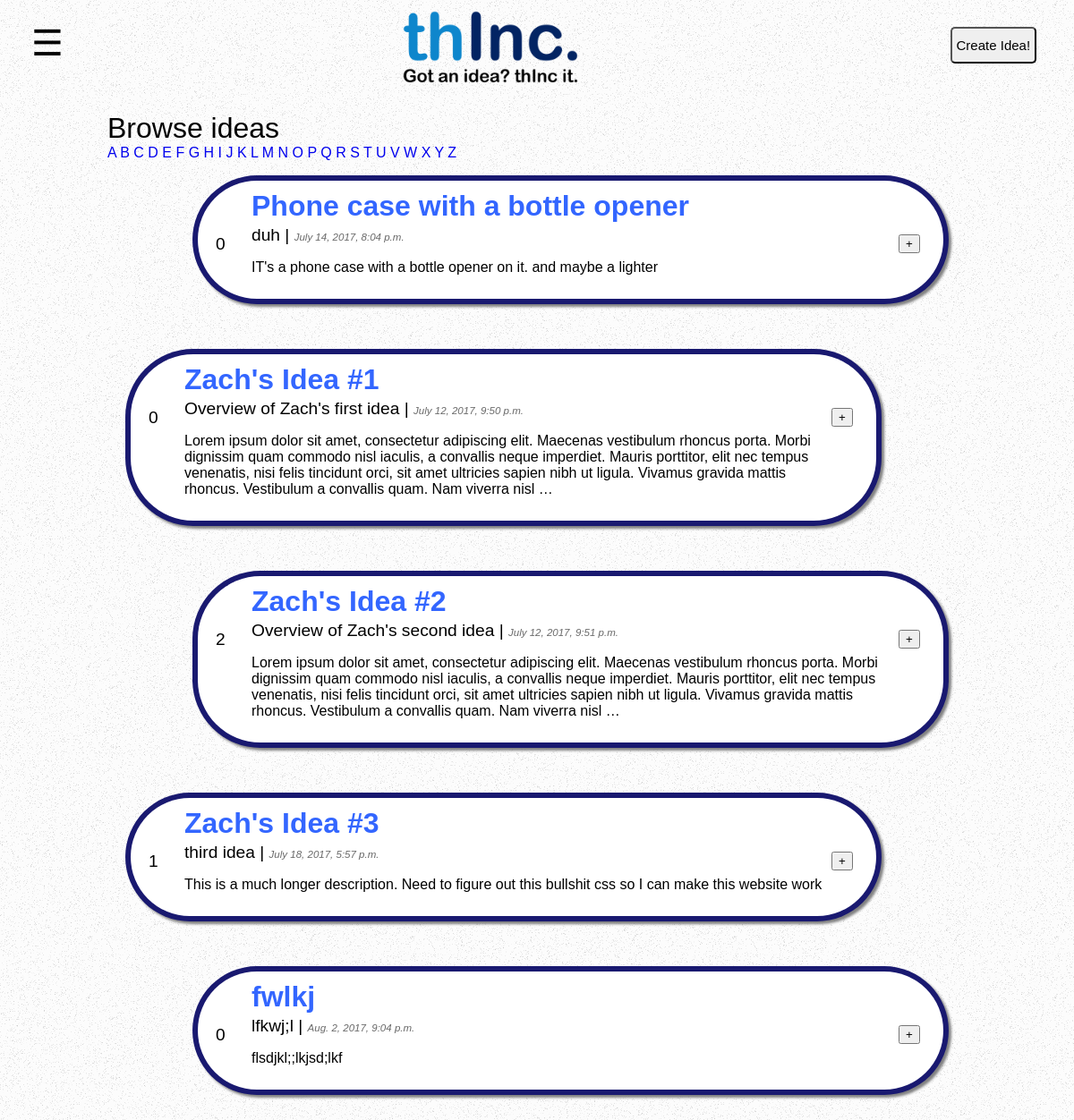
/browse/name/ (signed in), run on the app's committed database.
### thinc/models.py (models this page shows, shortened)
class Idea(models.Model):
	user = models.ForeignKey('auth.User')
	name = models.CharField(max_length=255, default="", editable=True)
	overview = models.TextField()
	description = models.TextField()
	published_date = models.DateTimeField(auto_now_add=True, null=True)
	updated_date = models.DateTimeField(auto_now=True, auto_now_add=False, null=True)
	votes = models.IntegerField(default=0)
	slug = models.SlugField(unique=True)

### thinc/views.py (the view)
def browse_by_name(request, initial=None):
	if initial:
		ideas = Idea.objects.filter(name__istartswith=initial)
		ideas = ideas.order_by('name')
	else:
		ideas = Idea.objects.all().order_by('name')
	return render(request, 'search/search_by_name.html', {
			'ideas': ideas,
			'initial': initial,
		})

### thinc/templates/search/search_by_name.html (shortened to what this page needs)
{% extends 'base.html' %}
{% block content %}
<div class="block">
    <h1>
        Browse ideas
    </h1>
    {% for letter in 'abcdefghijklmnopqrstuvwxyz' %}
    <a href="{% url 'browse_by_name' initial=letter %}"
    {% if initial == letter %}class="active"{% endif %}>
        {{ letter|upper }}
    </a>
    {% endfor %}
    <ul>
    {% for idea in ideas %}
    <li>
        <div class="idea_section">
            <div class="idea_outer">
                <div class="idea">
                    <div class="voting">
                        <form role="form" method="post">
                            <input type="submit" name="voteup" value="+">
                        </form>
                    </div>
                    <div class="votes">
                        <h3>{{ idea.votes }}</h3>
                    </div>
                    <div class="the_rest">
                        <h2>
                            <a class="idea_name" href="{% url 'idea_detail' slug=idea.slug %}">{{ idea.name }}
                            </a>
                        </h2>
                        <h3>{{ idea.overview }} | <span class="published_date">{{ idea.published_date }}</span></h3>
                        <p>{{ idea.description|truncatewords:50 }}</p>
                    </div>
                </div>
            </div>
        </div>
    </li>
    {% empty %}
    <p>Sorry, no results!</p>
    {% endfor %}
    </ul>
</div>
{% endblock content %}

### thinc/static/css/styleJS.css (style rules this page uses)
body { font-family: "Arial Rounded MT Bold", Helvetica, sans-serif; transition: background-color .5s; margin: 0; background-image: url("../images/noise.png"); }
.block { padding: 0; margin: 20px 10%; }
.idea_outer { margin: 10px 20px 50px; padding: 6px; background-color: #191970; border-radius: 76px; transition: 0.5s; box-shadow: 3px 3px 3px grey; }
.idea { padding: 10px; border-radius: 70px; background-color: white; min-height: 100px; transition: 0.5s; }
.voting { margin: 50px 0; width: 40px; float: right; clear: both; display: block; }
.votes { padding-left: 10px; margin: 50px 0; width: 40px; float: left; }
.the_rest { margin: 0 50px; }
.published_date { font-style: italic; color: #696969; font-size: .6em; }
a { text-decoration: none; }
a.idea_name { color: #3366ff; transition: 0.5s; }
h1, h3, h4, h5, h6 { margin: 0; padding: 0; font-weight: normal; }
h2 { font-size: 2em; margin: 0 0 3px; padding: 0; }
h3 { font-size: 1.2em; }
ul, li { margin-left: 0; padding-left: 0; list-style: none; }
li:nth-of-type(odd) { padding-left: 75px; }
li:nth-of-type(even) { padding-right: 75px; }
p { font-size: 16px; }

### data on the page
Idea: votes "0", name "Phone case with a bottle opener", overview "duh", published_date "July 14, 2017, 8:04 p.m.", description "IT's a phone case with a bottle opener on it. and maybe a lighter"
Idea: votes "0", name "Zach's Idea #1", overview "Overview of Zach's first idea", published_date "July 12, 2017, 9:50 p.m.", description "Lorem ipsum dolor sit amet, consectetur adipiscing elit. Maecenas vestibulum rhoncus porta. Morbi dignissim quam commodo nisl iaculis, a convallis neque imperdiet. Mauris porttitor, elit nec tempus venenatis, nisi felis tincidunt orci, sit amet ultricies sapien nibh ut ligula. Vivamus gravida mattis rhoncus. Vestibulum a convallis quam. Nam viverra nisl …"
Idea: votes "2", name "Zach's Idea #2", overview "Overview of Zach's second idea", published_date "July 12, 2017, 9:51 p.m.", description "Lorem ipsum dolor sit amet, consectetur adipiscing elit. Maecenas vestibulum rhoncus porta. Morbi dignissim quam commodo nisl iaculis, a convallis neque imperdiet. Mauris porttitor, elit nec tempus venenatis, nisi felis tincidunt orci, sit amet ultricies sapien nibh ut ligula. Vivamus gravida mattis rhoncus. Vestibulum a convallis quam. Nam viverra nisl …"
Idea: votes "1", name "Zach's Idea #3", overview "third idea", published_date "July 18, 2017, 5:57 p.m.", description "This is a much longer description. Need to figure out this bullshit css so I can make this website work"
Idea: votes "0", name "fwlkj", overview "lfkwj;l", published_date "Aug. 2, 2017, 9:04 p.m.", description "flsdjkl;;lkjsd;lkf"

### other printed values
{{ letter|upper }} "A" "B" "C" "D" "E" "F" "G" "H" "I" "J" "K" "L" "M" "N" "O" "P" "Q" "R" "S" "T" "U" "V" "W" "X" "Y" "Z"
